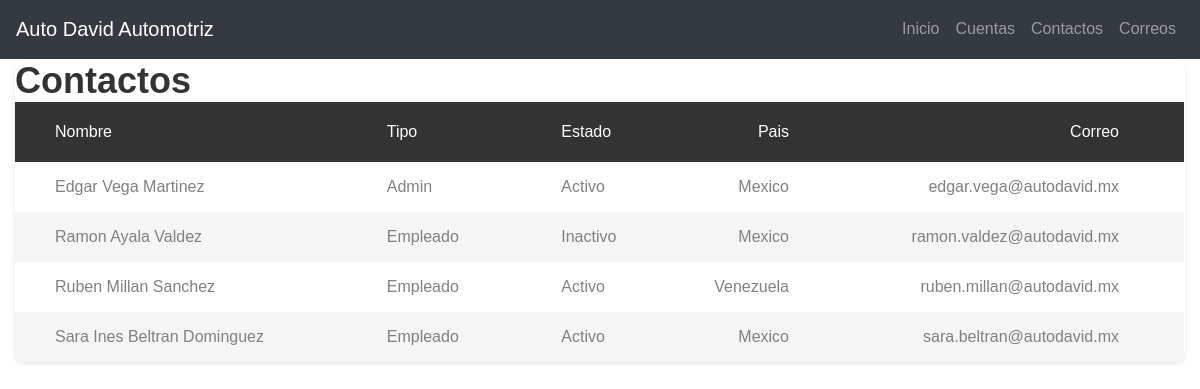
The app's page /codeigniter/index.php/contacto with its own data.
### tables this page shows
CREATE TABLE `personal` (
  `id` int(11) NOT NULL,
  `nombre` varchar(255) NOT NULL,
  `tipo` varchar(20) NOT NULL,
  `estado` varchar(20) NOT NULL,
  `pais` varchar(60) NOT NULL,
  `correo` varchar(40) NOT NULL,
  `contrasena` varchar(20) NOT NULL
);

### codeigniter/application/views/estructura/template.php (called while the page is built)
<?php
    $this->load->view('estructura/header');
    $this->load->view($contenido);
?>

### codeigniter/application/controllers/Contacto.php (called while the page is built, shortened)
<?php
    class Contacto extends CI_Controller{
        public function index(){
            $this->load->model('personal_model');
            $data['personal_model'] = $this->personal_model->get();
            $data['contenido'] = 'contactos';
            $this->load->view('estructura/template', $data);
        }
    }
?>

### codeigniter/index.php (called while the page is built, shortened)
<?php
require_once BASEPATH.'core/CodeIgniter.php';

### codeigniter/application/models/Personal_model.php (called while the page is built, shortened)
<?php
    class Personal_model extends CI_Model {
        public function get(){
            return $this->db->order_by('nombre')->get('personal');
        }
    }
?>

### codeigniter/application/views/contactos.php (the view)
<div class="container">
    <div class="row">
        <div class="col-lg-12">
            <div class="table-responsive table--no-card m-b-30">
                <h1>Contactos</h1>
                <table class="table table-borderless table-striped table-earning">
                    <thead>
                        <tr>
                            <th>Nombre</th>
                            <th>Tipo</th>
                            <th>Estado</th>
                            <th class="text-right">Pais</th>
                            <th class="text-right">Correo</th>
                        </tr>
                    </thead>
                    <tbody>
                        <?php
                            if($personal_model->num_rows()) :
                                foreach ($personal_model->result() as $row) :
                        ?>
                        <tr>
                            <td><?php echo $row->nombre; ?>
                            </td>
                            <td><?php echo $row->tipo; ?></td>
                            <td><?php echo $row->estado; ?></td>
                            <td class="text-right"><?php echo $row->pais; ?></td>
                            <td class="text-right"><?php echo $row->correo; ?></td>
                        </tr>
                        <?php
                                endforeach;
                            else :
                        ?>
                        <p class="mensaje">No se encontraron usuarios.</p>
                        <?php
                            endif;
                        ?>
                    </tbody>
                </table>
            </div>
        </div>
    </div>
</div>

### codeigniter/application/views/estructura/header.php (shortened to what this page needs)
<!DOCTYPE html>
<html lang="en">
    <head>
        <link href="<?php echo base_url(); ?>css/style.css" rel="stylesheet">
        <link rel="stylesheet" href="<?php echo base_url(); ?>css/bootstrap.css">
        <link rel="stylesheet" href="<?php echo base_url(); ?>css/bootstrap.min.css">
        <link rel="stylesheet" href="<?php echo base_url(); ?>css/font-face.css">
        <link rel="stylesheet" href="<?php echo base_url(); ?>css/theme.css">
    </head>
    <body class="animsition">
        <nav class="navbar navbar-expand-lg navbar-dark bg-dark">
            <a class="navbar-brand" href="<?php echo base_url();?>inicio">Auto David Automotriz</a>
            <div class="collapse navbar-collapse" id="navbarNavAltMarkup">
                <div class="navbar-nav ml-auto">
                    <a class="nav-item nav-link" href="<?php echo base_url();?>inicio">Inicio <span class="sr-only">(current)</span></a>
                    <a class="nav-item nav-link" href="<?php echo base_url();?>cuentas">Cuentas</a>
                    <a class="nav-item nav-link" href="<?php echo base_url();?>contacto">Contactos</a>
                    <a class="nav-item nav-link" href="<?php echo base_url(); ?>correo">Correos</a>
                </div>
            </div>
        </nav>

### codeigniter/css/style.css (style rules this page uses)
body { font-family: Arial, Helvetica, sans-serif; }
a { color: brown; }
body { margin-top:20px; background:#eee; }

### records on screen
personal: nombre "Edgar Vega Martinez", tipo "Admin", estado "Activo", pais "Mexico", correo "edgar.vega@autodavid.mx"
personal: nombre "Ramon Ayala Valdez", tipo "Empleado", estado "Inactivo", pais "Mexico", correo "ramon.valdez@autodavid.mx"
personal: nombre "Ruben Millan Sanchez", tipo "Empleado", estado "Activo", pais "Venezuela", correo "ruben.millan@autodavid.mx"
personal: nombre "Sara Ines Beltran Dominguez", tipo "Empleado", estado "Activo", pais "Mexico", correo "sara.beltran@autodavid.mx"
